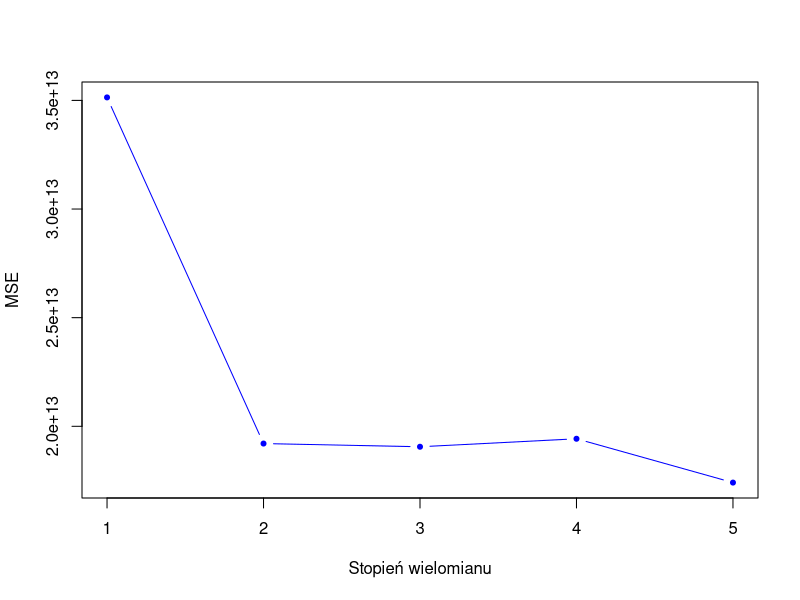
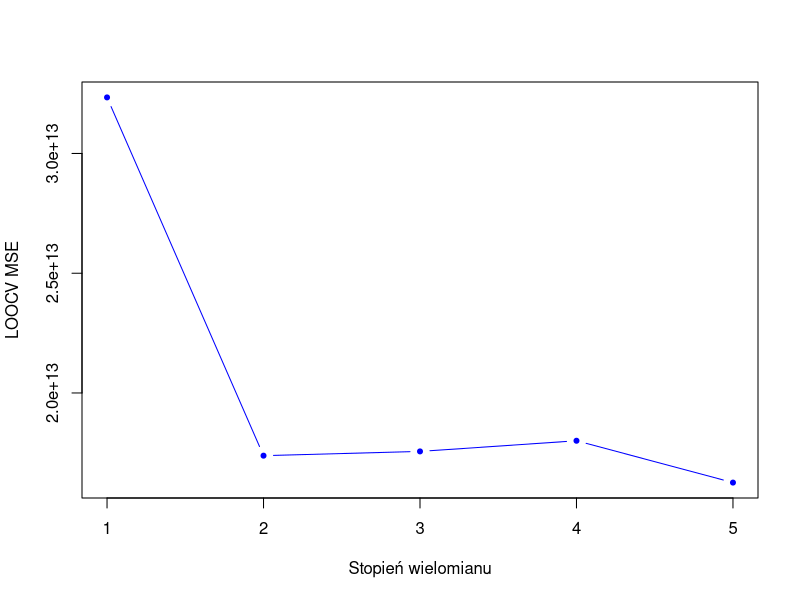

These charts were generated, in order, by the following R code: (Note: this script raises an error after producing the figures.)
dane <- read.csv("Bangalore.csv")
dane <- dane[1:1951, ]
dane <- na.omit(dane)


#Tworzymy zbiór uczący z połowy dostępnych 
#obserwacji — reszta będzie stanowić zbiór walidacyjny. 
#Dla zapewnienia powtarzalności obliczeń stosujemy funkcję set.seed.
set.seed(1)
n <- nrow(dane)
train <- sample(n, n / 2)

#opasowujemy model liniowy na zbiorze uczącym, następnie obliczamy MSE
#dla zbioru walidacyjnego.
Auto_lm <- lm(Price ~ Area, data = dane, subset = train)
validation_set <- dane[-train,]
mse <- mean((validation_set$Price - predict(Auto_lm, validation_set))^2)
mse

# Powtarzamy to samo dla regresji wielomianowej wyższych stopni
for (i in 2:5) {
  Auto_lm_poly <- lm(Price ~ poly(Area, degree = i), data = dane, 
                     subset = train)
  print(mean((validation_set$Price - predict(Auto_lm_poly, validation_set))^2))
}

#Powtarzamy obliczenia dla innego zbioru walidacyjnego.
set.seed(2)
train <- sample(n, n / 2)
validation_set <- dane[-train,]
degree_max <- 5
mse <- rep(0, times = degree_max)
for (i in 1:degree_max) {
  Auto_lm <- lm(Price ~ poly(Area, degree = i), data = dane, subset = train)
  mse[i] <- mean((validation_set$Price - predict(Auto_lm, validation_set))^2)
}
mse


plot(mse, xlab = "Stopień wielomianu", ylab = "MSE", type = "b", pch = 20, 
     col = "blue")

library(boot)
compute_loocv_mse <- function(degree) {
  Auto_glm <- glm(Price ~ poly(Area, degree), data = dane)
  cv.glm(dane, Auto_glm)$delta[1]
}
mse <- sapply(1:degree_max, compute_loocv_mse)
mse

plot(mse, xlab = "Stopień wielomianu", ylab = "LOOCV MSE", type = "b", pch = 20, 
     col = "blue")


#k-krotna walidacja krzyżowa
compute_kcv_mse <- function(degree, k) {
  Auto_glm <- glm(Price ~ poly(Area, degree), data = dane)
  cv.glm(dane, Auto_glm, K = k)$delta[1]
}
mse <- sapply(1:degree_max, compute_kcv_mse, k = 10)
mse
matplot(mse10, pch = 20, type = "l",
        xlab = "Stopień wielomianu", ylab = "Walidacyjny MSE")



#Bootstrap
lm_coefs <- function(data, index = 1:nrow(data)) {
  coef(lm(Price ~ Area, data = dane, subset = index))
}

n <- nrow(dane)
lm_coefs(dane, sample(n, n, replace = TRUE))

lm_coefs(dane)

#Obliczenie błędów standardowych metodą bootstrap z 1000 replikacji wygląda następująco.
boot(dane, lm_coefs, R = 1000)